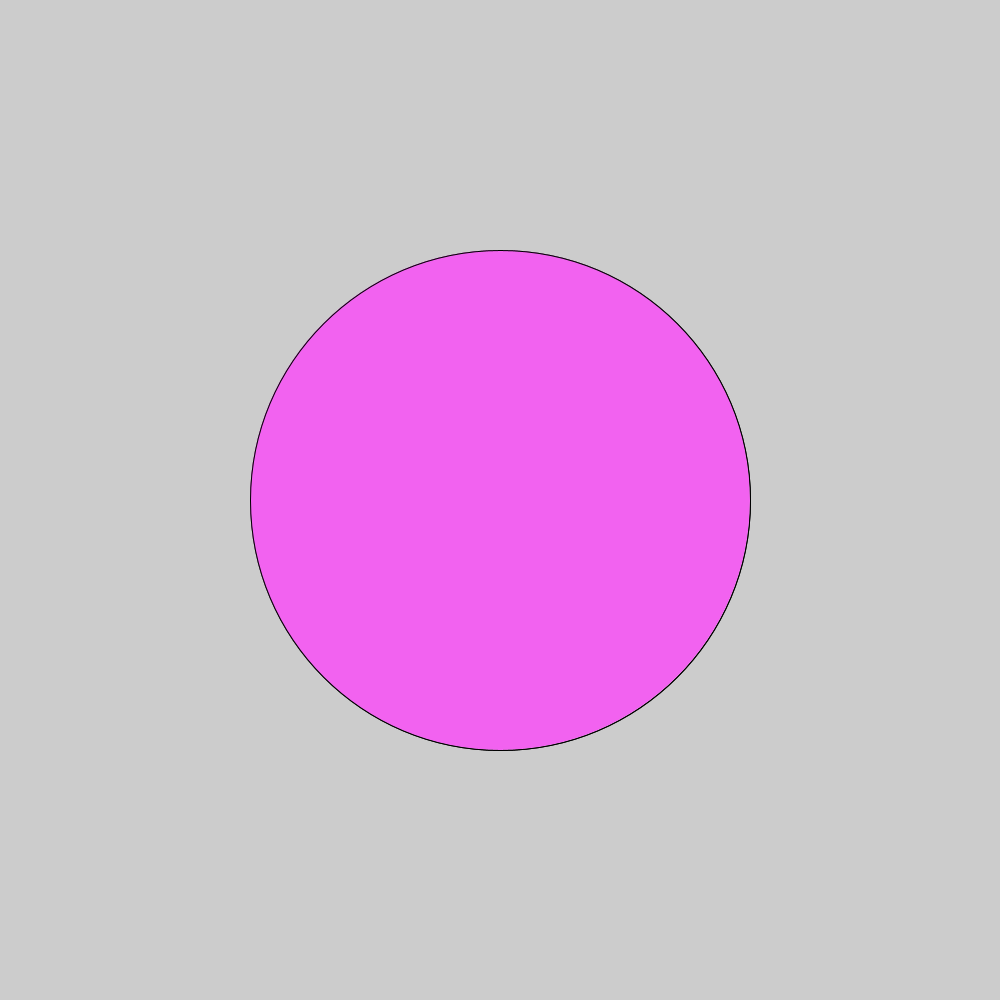
Frame 1 (no input)
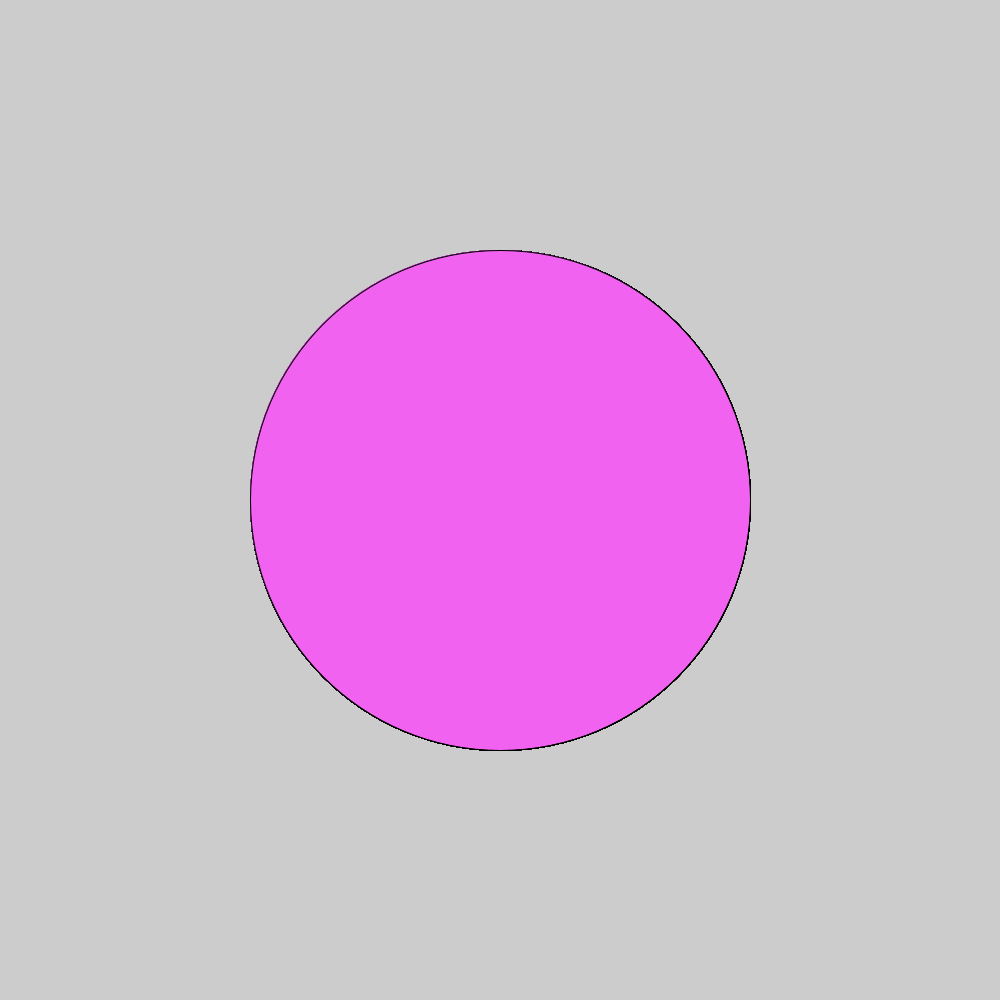
Frame 60 (the mouse pressed at the canvas centre just before this capture)
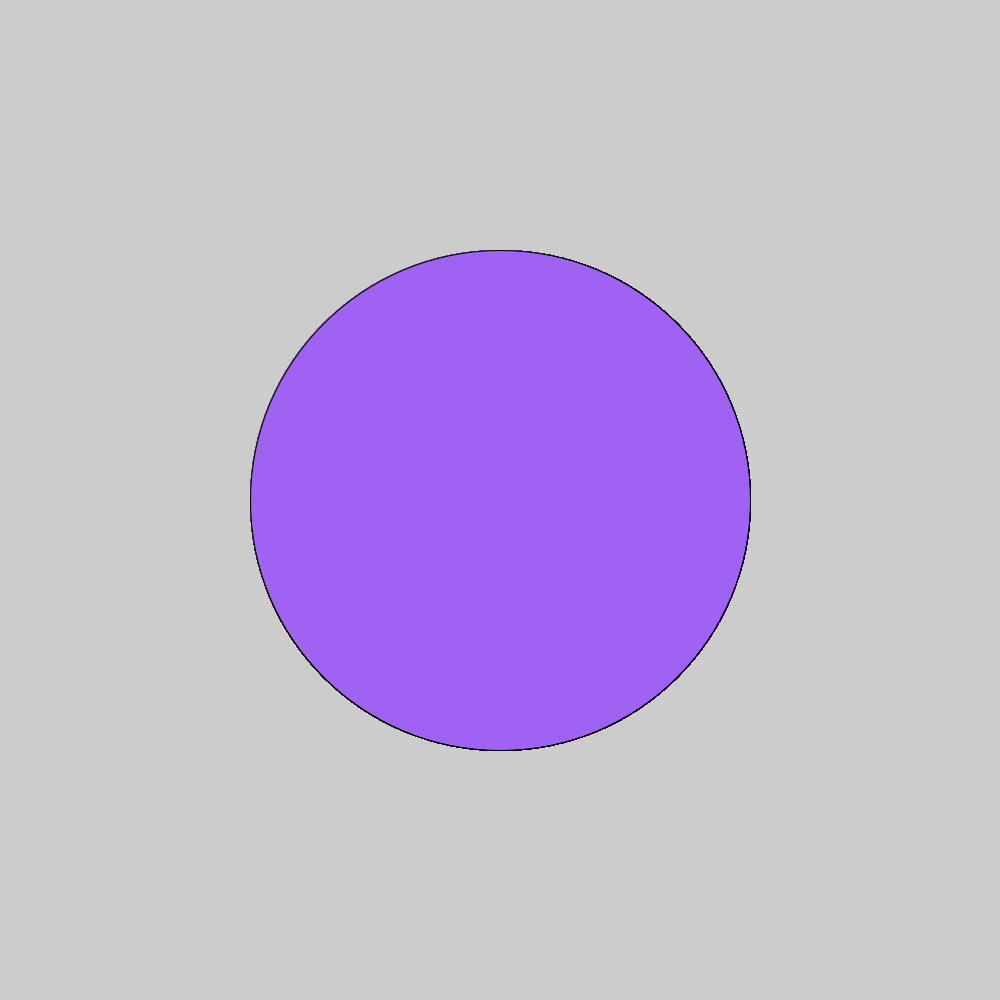
Frame 120 (the mouse held since frame 60 and released just before this capture)

The Processing sketch that drew these frames (run headless with seeded random() and noise(); from frame 60 on, the mouse is pressed at the canvas centre):

// Processing sketch: c_LogicalDot
// ── c_LogicalDot.pde

void setup() {
  
// 1. Set the size of the sketch. Make it 600 pixels square. 
  size(1000, 1000);

}

void draw() {
  
// 2. Draw an ellipse
// Run the program to make sure it works before moving on.
ellipse(500,500, 500,500);

// 3. Change the color of the ellipse when the mouse is pressed.
//    Use the following code, but put your colors where indicated
//    Remember to use the   fill()  command to set colors.

if (mousePressed) {
 fill(#A062F2);
 ellipse(500,500, 500,500);
   //  put one color here 
  
} else {
  fill(#F262F0);
  ellipse(500,500, 500,500);}
   // put a different color here
  
  
  
  
}
